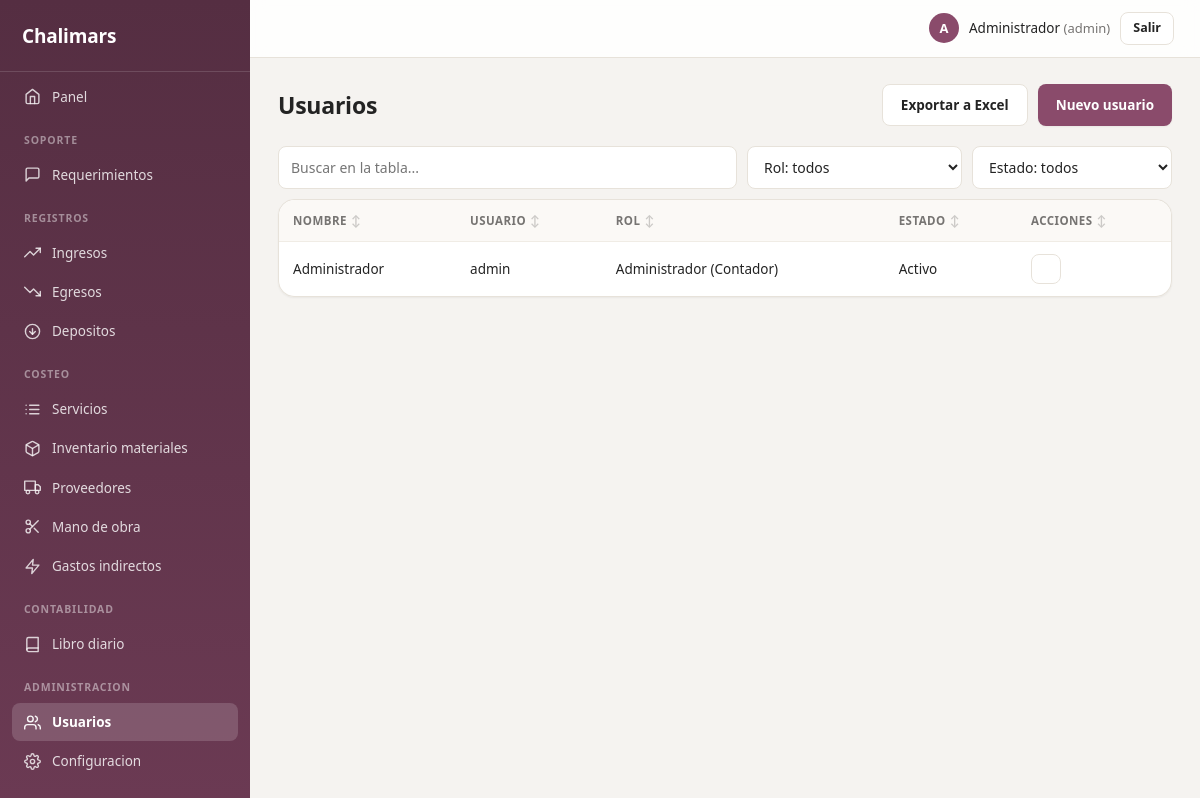
Page /usuarios/index.php (signed in) on the committed database.
### tables this page shows
CREATE TABLE configuracion (
    id INT PRIMARY KEY DEFAULT 1,
    nombre_negocio VARCHAR(150) NOT NULL DEFAULT 'Chalimars',
    logo VARCHAR(255) NULL,
    color_primario VARCHAR(7) NOT NULL DEFAULT '#8a4b6b',
    updated_at TIMESTAMP DEFAULT CURRENT_TIMESTAMP ON UPDATE CURRENT_TIMESTAMP
);

CREATE TABLE usuarios (
    id INT AUTO_INCREMENT PRIMARY KEY,
    username VARCHAR(50) NOT NULL UNIQUE,
    password VARCHAR(255) NOT NULL,
    nombre_completo VARCHAR(150) NOT NULL,
    rol ENUM('admin','desarrollador','cajero') NOT NULL DEFAULT 'admin',
    activo TINYINT(1) NOT NULL DEFAULT 1,
    created_at TIMESTAMP DEFAULT CURRENT_TIMESTAMP
);

### includes/auth.php (called while the page is built, shortened)
<?php
function current_user() {
    return $_SESSION['user'] ?? null;
}
function is_admin() {
    $user = current_user();
    return $user && in_array($user['rol'], ['admin', 'desarrollador'], true);
}

### usuarios/index.php (the view, shortened to what this page needs)
<?php
require_once __DIR__ . '/../includes/bootstrap.php';
$usuarios = $pdo->query('SELECT * FROM usuarios ORDER BY nombre_completo')->fetchAll();
require __DIR__ . '/../includes/header.php';
?>
<div class="page-header">
    <h1>Usuarios</h1>
    <div class="actions">
        <a class="btn btn-secondary" href="<?= BASE_URL ?>usuarios/export.php">Exportar a Excel</a>
        <a class="btn" href="<?= BASE_URL ?>usuarios/form.php">Nuevo usuario</a>
    </div>
</div>
<div class="table-wrap" data-table>
<table>
    <thead>
    <tr><th>Nombre</th><th>Usuario</th><th data-filter>Rol</th><th data-filter>Estado</th><th>Acciones</th></tr>
    </thead>
    <tbody>
    <?php foreach ($usuarios as $u): ?>
        <tr>
            <td><?= h($u['nombre_completo']) ?></td>
            <td><?= h($u['username']) ?></td>
            <td><?= h(['admin' => 'Administrador (Contador)', 'desarrollador' => 'Desarrollador (Soporte)', 'cajero' => 'Cajero (obsoleto)'][$u['rol']] ?? $u['rol']) ?></td>
            <td><?= $u['activo'] ? 'Activo' : 'Inactivo' ?></td>
            <td>
                <div class="action-icons">
                    <a class="btn-icon" href="<?= BASE_URL ?>usuarios/form.php?id=<?= (int)$u['id'] ?>" title="Editar"><?= icon_svg('edit') ?></a>
                </div>
            </td>
        </tr>
    <?php endforeach; ?>
    </tbody>
</table>
</div>
<?php require __DIR__ . '/../includes/footer.php'; ?>

### includes/header.php (shortened to what this page needs)
<?php
$user = current_user();
$config = isset($pdo) ? get_config($pdo) : ['nombre_negocio' => 'Chalimars', 'logo' => null, 'color_primario' => '#8a4b6b'];
$currentDir = trim(str_replace('\\', '/', dirname($_SERVER['SCRIPT_NAME'] ?? '')), '/');
$currentDir = basename($currentDir);
$currentFile = basename($_SERVER['SCRIPT_NAME'] ?? '');
function nav_active($section, $currentDir, $currentFile = null) {
    if ($section === '') {
        return $currentDir === '' && $currentFile === 'index.php';
    }
    return $currentDir === $section;
}
$navItems = [
    ['section' => '', 'url' => 'index.php', 'label' => 'Panel',
        'icon' => '<path d="M3 9l9-7 9 7v11a2 2 0 0 1-2 2H5a2 2 0 0 1-2-2z"></path><path d="M9 22V12h6v10"></path>'],
];
if (is_admin()) {
    $navGroups['Contabilidad'] = [
        ['section' => 'contabilidad', 'url' => 'contabilidad/index.php', 'label' => 'Libro diario',
            'icon' => '<path d="M4 19.5A2.5 2.5 0 0 1 6.5 17H20"></path><path d="M6.5 2H20v20H6.5A2.5 2.5 0 0 1 4 19.5v-15A2.5 2.5 0 0 1 6.5 2z"></path>'],
    ];
    $navGroups['Administracion'] = [
        ['section' => 'usuarios', 'url' => 'usuarios/index.php', 'label' => 'Usuarios',
            'icon' => '<path d="M17 21v-2a4 4 0 0 0-4-4H5a4 4 0 0 0-4 4v2"></path><circle cx="9" cy="7" r="4"></circle><path d="M23 21v-2a4 4 0 0 0-3-3.87"></path><path d="M16 3.13a4 4 0 0 1 0 7.75"></path>'],
        ['section' => 'configuracion', 'url' => 'configuracion/index.php', 'label' => 'Configuracion',
            'icon' => '<circle cx="12" cy="12" r="3"></circle><path d="M19.4 15a1.65 1.65 0 0 0 .33 1.82l.06.06a2 2 0 0 1 0 2.83 2 2 0 0 1-2.83 0l-.06-.06a1.65 1.65 0 0 0-1.82-.33 1.65 1.65 0 0 0-1 1.51V21a2 2 0 0 1-2 2 2 2 0 0 1-2-2v-.09A1.65 1.65 0 0 0 9 19.4a1.65 1.65 0 0 0-1.82.33l-.06.06a2 2 0 0 1-2.83 0 2 2 0 0 1 0-2.83l.06-.06a1.65 1.65 0 0 0 .33-1.82 1.65 1.65 0 0 0-1.51-1H3a2 2 0 0 1-2-2 2 2 0 0 1 2-2h.09A1.65 1.65 0 0 0 4.6 9a1.65 1.65 0 0 0-.33-1.82l-.06-.06a2 2 0 0 1 0-2.83 2 2 0 0 1 2.83 0l.06.06a1.65 1.65 0 0 0 1.82.33H9a1.65 1.65 0 0 0 1-1.51V3a2 2 0 0 1 2-2 2 2 0 0 1 2 2v.09a1.65 1.65 0 0 0 1 1.51 1.65 1.65 0 0 0 1.82-.33l.06-.06a2 2 0 0 1 2.83 0 2 2 0 0 1 0 2.83l-.06.06a1.65 1.65 0 0 0-.33 1.82V9a1.65 1.65 0 0 0 1.51 1H21a2 2 0 0 1 2 2 2 2 0 0 1-2 2h-.09a1.65 1.65 0 0 0-1.51 1z"></path>'],
    ];
}
function render_nav_link($item, $currentDir, $currentFile) {
    $active = nav_active($item['section'], $currentDir, $currentFile);
    printf(
        '<a href="%s%s" class="%s"><svg class="nav-icon" viewBox="0 0 24 24" fill="none" stroke="currentColor" stroke-width="2" stroke-linecap="round" stroke-linejoin="round">%s</svg><span>%s</span></a>',
        BASE_URL, h($item['url']), $active ? 'active' : '', $item['icon'], h($item['label'])
    );
}
$cssPath = BASE_PATH . '/assets/css/style.css';
$cssVersion = file_exists($cssPath) ? filemtime($cssPath) : time();
?>
<!DOCTYPE html>
<html lang="es">
<head>
<link rel="stylesheet" href="<?= BASE_URL ?>assets/css/style.css?v=<?= $cssVersion ?>">
</head>
<body>
<div class="app">
    <aside class="sidebar">
        <div class="brand">
            <span><?= h($config['nombre_negocio']) ?></span>
        </div>
        <nav>
            <?php render_nav_link($navItems[0], $currentDir, $currentFile); ?>
            <?php foreach ($navGroups as $groupLabel => $items): ?>
                <div class="nav-group"><?= h($groupLabel) ?></div>
                <?php foreach ($items as $item): ?>
                    <?php render_nav_link($item, $currentDir, $currentFile); ?>
                <?php endforeach; ?>
            <?php endforeach; ?>
        </nav>
    </aside>
    <div class="main">
        <header class="topbar">
            <div class="user-info">
                <span class="user-avatar"><?= h(mb_substr($user['nombre_completo'] ?? '?', 0, 1)) ?></span>
                <span><?= h($user['nombre_completo'] ?? '') ?> <span class="muted">(<?= h($user['rol'] ?? '') ?>)</span></span>
                <a href="<?= BASE_URL ?>logout.php" class="btn btn-sm btn-secondary">Salir</a>
            </div>
        </header>
        <main class="content">

### includes/functions.php (shortened to what this page needs)
<?php
function h($value) {
    return htmlspecialchars((string)($value ?? ''), ENT_QUOTES, 'UTF-8');
}
function icon_paths($name) {
    $icons = [
        'eye' => '<path d="M1 12s4-8 11-8 11 8 11 8-4 8-11 8-11-8-11-8z"></path><circle cx="12" cy="12" r="3"></circle>',
        'edit' => '<path d="M12 20h9"></path><path d="M16.5 3.5a2.121 2.121 0 0 1 3 3L7 19l-4 1 1-4L16.5 3.5z"></path>',
        'history' => '<circle cx="12" cy="12" r="10"></circle><polyline points="12 6 12 12 16 14"></polyline>',
        'plus-circle' => '<circle cx="12" cy="12" r="10"></circle><line x1="12" y1="8" x2="12" y2="16"></line><line x1="8" y1="12" x2="16" y2="12"></line>',
        'power' => '<path d="M18.36 6.64a9 9 0 1 1-12.73 0"></path><line x1="12" y1="2" x2="12" y2="12"></line>',
        'trash' => '<polyline points="3 6 5 6 21 6"></polyline><path d="M19 6v14a2 2 0 0 1-2 2H7a2 2 0 0 1-2-2V6m3 0V4a2 2 0 0 1 2-2h4a2 2 0 0 1 2 2v2"></path><line x1="10" y1="11" x2="10" y2="17"></line><line x1="14" y1="11" x2="14" y2="17"></line>',
        'users' => '<path d="M17 21v-2a4 4 0 0 0-4-4H5a4 4 0 0 0-4 4v2"></path><circle cx="9" cy="7" r="4"></circle><path d="M23 21v-2a4 4 0 0 0-3-3.87"></path><path d="M16 3.13a4 4 0 0 1 0 7.75"></path>',
    ];
    return $icons[$name] ?? '';
}
function icon_svg($name) {
    return '<svg viewBox="0 0 24 24" fill="none" stroke="currentColor" stroke-width="2" stroke-linecap="round" stroke-linejoin="round">' . icon_paths($name) . '</svg>';
}
function get_config(PDO $pdo) {
    static $config = null;
    if ($config === null) {
        $stmt = $pdo->query('SELECT * FROM configuracion WHERE id = 1');
        $config = $stmt->fetch() ?: [
            'nombre_negocio' => 'Chalimars',
            'logo' => null,
            'color_primario' => '#8a4b6b',
        ];
    }
    return $config;
}

### rows in the picture
configuracion: nombre_negocio "Chalimars"
usuarios: nombre_completo "A", nombre_completo "Administrador", rol "admin", username "admin", rol "Administrador (Contador)", activo "Activo"

### other values in the picture
$item['label'] "Panel"
$groupLabel "SOPORTE"
$item['label'] "Requerimientos"
$groupLabel "REGISTROS"
$item['label'] "Ingresos"
$item['label'] "Egresos"
$item['label'] "Depositos"
$groupLabel "COSTEO"
$item['label'] "Servicios"
$item['label'] "Inventario materiales"
$item['label'] "Proveedores"
$item['label'] "Mano de obra"
$item['label'] "Gastos indirectos"
$groupLabel "CONTABILIDAD"
$item['label'] "Libro diario"
